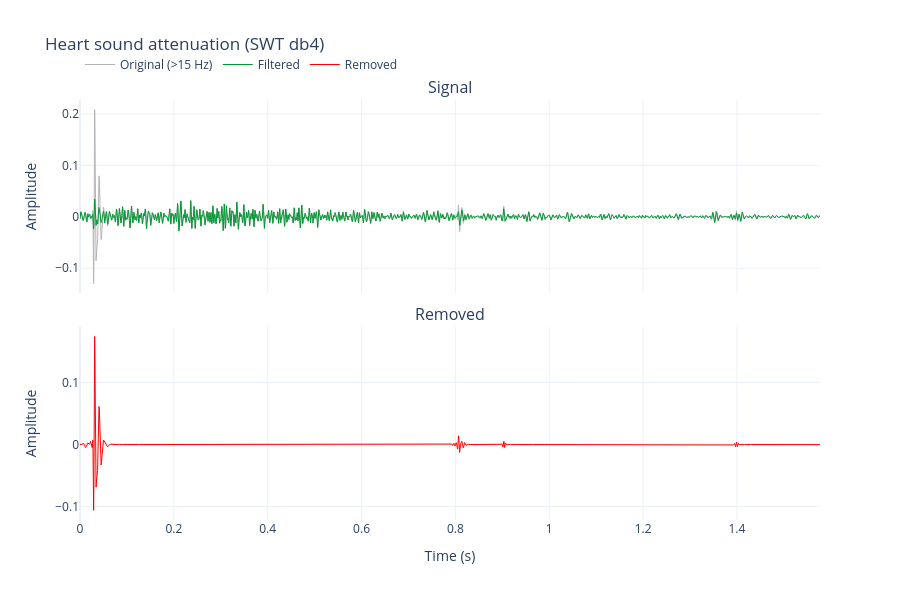

Source (notebook cell):
### Code cell
clean_signal, details = remove_heart_sounds(signal, fs, return_details=True)

plot_heart_sound_removal(details["original"], clean_signal, fs).show()
plot_swt_levels(details, fs).show()

# The rest of the pre-processing uses the filtered signal
signal = clean_signal
t = np.arange(len(signal)) / fs

### Figure 1 — Plotly figure (JSON) as saved in the notebook; plotly's stock layout.template omitted (floating-point values rounded to 4 significant figures; data arrays with more than 128 entries replaced by an {"elided": "..."} marker saying what was removed)
{"data": [{"line": {"color": "rgb(180, 180, 180)", "width": 1}, "name": "Original (>15 Hz)", "type": "scatter", "x": {"elided": "6309 float values"}, "xaxis": "x", "y": {"elided": "6309 float values"}, "yaxis": "y"}, {"line": {"color": "rgb(0, 153, 51)", "width": 1}, "name": "Filtered", "type": "scatter", "x": {"elided": "6309 float values"}, "xaxis": "x", "y": {"elided": "6309 float values"}, "yaxis": "y"}, {"line": {"color": "red", "width": 1}, "name": "Removed", "type": "scatter", "x": {"elided": "6309 float values"}, "xaxis": "x2", "y": {"elided": "6309 float values"}, "yaxis": "y2"}], "layout": {"annotations": [{"font": {"size": 16}, "showarrow": false, "text": "Signal", "x": 0.5, "xanchor": "center", "xref": "paper", "y": 1, "yanchor": "bottom", "yref": "paper"}, {"font": {"size": 16}, "showarrow": false, "text": "Removed", "x": 0.5, "xanchor": "center", "xref": "paper", "y": 0.46, "yanchor": "bottom", "yref": "paper"}], "height": 600, "hovermode": "x unified", "legend": {"orientation": "h", "x": 0, "xanchor": "left", "y": 1.05, "yanchor": "bottom"}, "title": {"text": "Heart sound attenuation (SWT db4)"}, "xaxis": {"anchor": "y", "domain": [0, 1], "matches": "x2", "showticklabels": false}, "xaxis2": {"anchor": "y2", "domain": [0, 1], "range": [0, 1.577], "title": {"text": "Time (s)"}}, "yaxis": {"anchor": "x", "domain": [0.54, 1], "title": {"text": "Amplitude"}}, "yaxis2": {"anchor": "x2", "domain": [0, 0.46], "title": {"text": "Amplitude"}}}}
